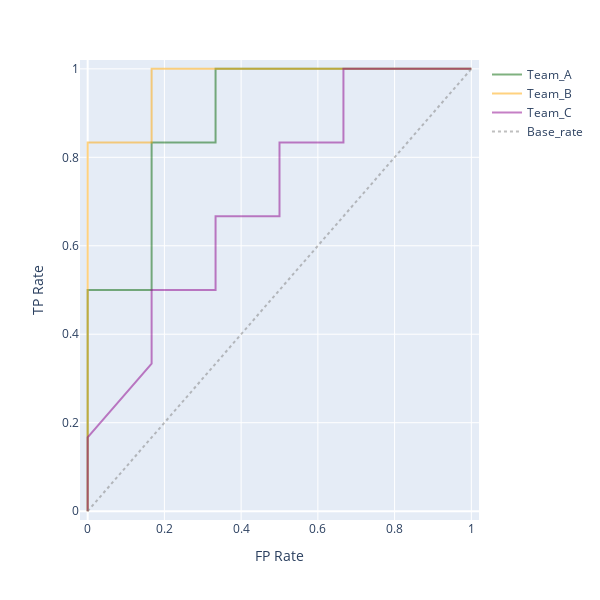

Write notebook code for a chart like this one.
### Code cell
# subplots
# subplot 1번에 넣기
fig = px.line(x=fpr,y=tpr)
fig.update_traces(line_color='darkgreen',opacity=0.5,name='Team_A',showlegend=True)
fig_2 = px.line(x=fpr_b,y=tpr_b)
fig_2.update_traces(line_color='orange',opacity=0.5,name='Team_B',showlegend=True)
fig.add_trace(fig_2.data[0])
fig_3 = px.line(x=fpr_c,y=tpr_c)
fig_3.update_traces(line_color='darkmagenta',opacity=0.5,name='Team_C',showlegend=True)
fig.add_trace(fig_3.data[0])
fig_4 = px.line(x=[0,1],y=[0,1])
fig_4.update_traces(line=dict(dash="dot", width=2),line_color='gray',opacity=0.5,name='Base_rate',showlegend=True)
fig.add_trace(fig_4.data[0])


# plot update
fig.update_layout(width=600,height=600)
fig.update_xaxes(title_text='FP Rate',range=[-0.02,1.02])
fig.update_yaxes(title_text='TP Rate',range=[-0.02,1.02])

fig.show()

### Figure 1 — Plotly figure (JSON) as saved in the notebook; plotly's stock layout.template omitted (floating-point values rounded to 4 significant figures)
{"data": [{"hovertemplate": "x=%{x}<br>y=%{y}<extra></extra>", "legendgroup": "", "line": {"color": "darkgreen", "dash": "solid"}, "marker": {"symbol": "circle"}, "mode": "lines", "name": "Team_A", "opacity": 0.5, "orientation": "v", "showlegend": true, "type": "scatter", "x": [0, 0, 0, 0.1667, 0.1667, 0.3333, 0.3333, 1], "xaxis": "x", "y": [0, 0.1667, 0.5, 0.5, 0.8333, 0.8333, 1, 1], "yaxis": "y"}, {"hovertemplate": "x=%{x}<br>y=%{y}<extra></extra>", "legendgroup": "", "line": {"color": "orange", "dash": "solid"}, "marker": {"symbol": "circle"}, "mode": "lines", "name": "Team_B", "opacity": 0.5, "orientation": "v", "showlegend": true, "type": "scatter", "x": [0, 0, 0, 0.1667, 0.1667, 1], "xaxis": "x", "y": [0, 0.1667, 0.8333, 0.8333, 1, 1], "yaxis": "y"}, {"hovertemplate": "x=%{x}<br>y=%{y}<extra></extra>", "legendgroup": "", "line": {"color": "darkmagenta", "dash": "solid"}, "marker": {"symbol": "circle"}, "mode": "lines", "name": "Team_C", "opacity": 0.5, "orientation": "v", "showlegend": true, "type": "scatter", "x": [0, 0, 0.1667, 0.1667, 0.3333, 0.3333, 0.5, 0.5, 0.6667, 0.6667, 1], "xaxis": "x", "y": [0, 0.1667, 0.3333, 0.5, 0.5, 0.6667, 0.6667, 0.8333, 0.8333, 1, 1], "yaxis": "y"}, {"hovertemplate": "x=%{x}<br>y=%{y}<extra></extra>", "legendgroup": "", "line": {"color": "gray", "dash": "dot", "width": 2}, "marker": {"symbol": "circle"}, "mode": "lines", "name": "Base_rate", "opacity": 0.5, "orientation": "v", "showlegend": true, "type": "scatter", "x": [0, 1], "xaxis": "x", "y": [0, 1], "yaxis": "y"}], "layout": {"height": 600, "legend": {"tracegroupgap": 0}, "margin": {"t": 60}, "width": 600, "xaxis": {"anchor": "y", "domain": [0, 1], "range": [-0.02, 1.02], "title": {"text": "FP Rate"}}, "yaxis": {"anchor": "x", "domain": [0, 1], "range": [-0.02, 1.02], "title": {"text": "TP Rate"}}}}
